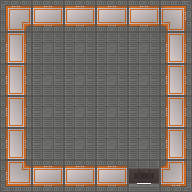

This is a level from a 2D game, rendered from its Tiled map with the project's own tilesets. A one-line summary and the complete map file follow:
An orthogonal 6x6 tile map with 32x32 px tiles, 2 tile layers (Background, Walls), 2 tilesets and 6 objects (4x rock, playerSpawn, exit).

<map version="1.4" tiledversion="1.4.2" orientation="orthogonal" renderorder="right-down" width="6" height="6" tilewidth="32" tileheight="32" infinite="0" nextlayerid="5" nextobjectid="7">
 <editorsettings>
  <export target="Lvl2.json" format="json" />
 </editorsettings>
 <tileset firstgid="1" name="Floor" tilewidth="32" tileheight="32" tilecount="63" columns="7">
  <image source="../Assets/tileset.png" width="224" height="288" />
 </tileset>
 <tileset firstgid="64" name="Rocks" tilewidth="32" tileheight="32" tilecount="1" columns="1">
  <image source="../Assets/addwork.png" width="32" height="32" />
 </tileset>
 <layer id="1" name="Background" width="6" height="6">
  <data encoding="csv">
0,0,0,0,0,0,
0,9,9,9,9,0,
0,9,9,9,9,0,
0,9,9,9,9,0,
0,9,9,9,9,0,
0,0,0,0,35,0
</data>
 </layer>
 <layer id="2" name="Walls" width="6" height="6">
  <data encoding="csv">
22,2,2,2,2,6,
8,0,0,0,0,8,
8,0,0,0,0,8,
8,0,0,0,0,8,
8,0,0,0,0,8,
13,2,2,2,0,11
</data>
 </layer>
 <objectgroup id="4" name="Group">
  <object id="1" name="rock" gid="64" x="96" y="160" width="32" height="32" />
  <object id="2" name="rock" gid="64" x="96" y="128" width="32" height="32" />
  <object id="3" name="rock" gid="64" x="64" y="96" width="32" height="32" />
  <object id="4" name="rock" gid="64" x="32" y="96" width="32" height="32" />
 </objectgroup>
 <objectgroup id="3" name="Player">
  <object id="5" name="playerSpawn" x="48" y="112">
   <point />
  </object>
  <object id="6" name="exit" x="128" y="160" width="32" height="32" />
 </objectgroup>
</map>
